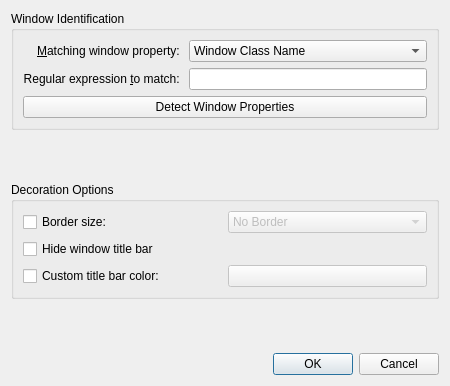
<?xml version="1.0" encoding="UTF-8"?>
<ui version="4.0">
 <class>BreezewayExceptionDialog</class>
 <widget class="QDialog" name="BreezewayExceptionDialog">
  <property name="geometry">
   <rect>
    <x>0</x>
    <y>0</y>
    <width>450</width>
    <height>386</height>
   </rect>
  </property>
  <property name="windowTitle">
   <string>Dialog</string>
  </property>
  <layout class="QVBoxLayout" name="verticalLayout">
   <property name="spacing">
    <number>6</number>
   </property>
   <item alignment="Qt::AlignTop">
    <widget class="QGroupBox" name="groupBox">
     <property name="title">
      <string>Window Identification</string>
     </property>
     <layout class="QGridLayout" name="gridLayout_2">
      <item row="0" column="0">
       <widget class="QLabel" name="label">
        <property name="text">
         <string>&amp;Matching window property: </string>
        </property>
        <property name="alignment">
         <set>Qt::AlignRight|Qt::AlignTrailing|Qt::AlignVCenter</set>
        </property>
        <property name="buddy">
         <cstring>exceptionType</cstring>
        </property>
       </widget>
      </item>
      <item row="1" column="0">
       <widget class="QLabel" name="label_2">
        <property name="text">
         <string>Regular expression &amp;to match: </string>
        </property>
        <property name="alignment">
         <set>Qt::AlignRight|Qt::AlignTrailing|Qt::AlignVCenter</set>
        </property>
        <property name="buddy">
         <cstring>exceptionEditor</cstring>
        </property>
       </widget>
      </item>
      <item row="1" column="1" colspan="2">
       <widget class="QLineEdit" name="exceptionEditor">
        <property name="showClearButton" stdset="0">
         <bool>true</bool>
        </property>
       </widget>
      </item>
      <item row="0" column="1" colspan="2">
       <widget class="QComboBox" name="exceptionType">
        <item>
         <property name="text">
          <string>Window Class Name</string>
         </property>
        </item>
        <item>
         <property name="text">
          <string>Window Title</string>
         </property>
        </item>
       </widget>
      </item>
      <item row="2" column="0" colspan="3">
       <widget class="QPushButton" name="detectDialogButton">
        <property name="text">
         <string>Detect Window Properties</string>
        </property>
       </widget>
      </item>
     </layout>
    </widget>
   </item>
   <item alignment="Qt::AlignTop">
    <widget class="QGroupBox" name="groupBox_2">
     <property name="title">
      <string>Decoration Options</string>
     </property>
     <layout class="QGridLayout" name="gridLayout_3">
      <item row="4" column="0">
       <widget class="QCheckBox" name="customColorBoxEx">
        <property name="locale">
         <locale language="English" country="Germany"/>
        </property>
        <property name="text">
         <string>Custom title bar color:</string>
        </property>
       </widget>
      </item>
      <item row="0" column="1">
       <widget class="QComboBox" name="borderSizeComboBox">
        <property name="enabled">
         <bool>false</bool>
        </property>
        <item>
         <property name="text">
          <string comment="@item:inlistbox Border size:">No Border</string>
         </property>
        </item>
        <item>
         <property name="text">
          <string comment="@item:inlistbox Border size:">No Side Borders</string>
         </property>
        </item>
        <item>
         <property name="text">
          <string comment="@item:inlistbox Border size:">Tiny</string>
         </property>
        </item>
        <item>
         <property name="text">
          <string comment="@item:inlistbox Border size:">Normal</string>
         </property>
        </item>
        <item>
         <property name="text">
          <string comment="@item:inlistbox Border size:">Large</string>
         </property>
        </item>
        <item>
         <property name="text">
          <string comment="@item:inlistbox Border size:">Very Large</string>
         </property>
        </item>
        <item>
         <property name="text">
          <string comment="@item:inlistbox Border size:">Huge</string>
         </property>
        </item>
        <item>
         <property name="text">
          <string comment="@item:inlistbox Border size:">Very Huge</string>
         </property>
        </item>
        <item>
         <property name="text">
          <string comment="@item:inlistbox Border size:">Oversized</string>
         </property>
        </item>
       </widget>
      </item>
      <item row="0" column="0">
       <widget class="QCheckBox" name="borderSizeCheckBox">
        <property name="text">
         <string>Border size:</string>
        </property>
       </widget>
      </item>
      <item row="2" column="0" colspan="2">
       <widget class="QCheckBox" name="hideTitleBar">
        <property name="text">
         <string>Hide window title bar</string>
        </property>
       </widget>
      </item>
      <item row="4" column="1">
       <widget class="KColorButton" name="customColorSelectEx">
        <property name="enabled">
         <bool>false</bool>
        </property>
       </widget>
      </item>
     </layout>
    </widget>
   </item>
   <item>
    <widget class="QDialogButtonBox" name="buttonBox">
     <property name="orientation">
      <enum>Qt::Horizontal</enum>
     </property>
     <property name="standardButtons">
      <set>QDialogButtonBox::Cancel|QDialogButtonBox::Ok</set>
     </property>
    </widget>
   </item>
  </layout>
 </widget>
 <customwidgets>
  <customwidget>
   <class>KColorButton</class>
   <extends>QPushButton</extends>
   <header>kcolorbutton.h</header>
  </customwidget>
 </customwidgets>
 <resources/>
 <connections>
  <connection>
   <sender>buttonBox</sender>
   <signal>accepted()</signal>
   <receiver>BreezewayExceptionDialog</receiver>
   <slot>accept()</slot>
   <hints>
    <hint type="sourcelabel">
     <x>252</x>
     <y>342</y>
    </hint>
    <hint type="destinationlabel">
     <x>157</x>
     <y>274</y>
    </hint>
   </hints>
  </connection>
  <connection>
   <sender>buttonBox</sender>
   <signal>rejected()</signal>
   <receiver>BreezewayExceptionDialog</receiver>
   <slot>reject()</slot>
   <hints>
    <hint type="sourcelabel">
     <x>320</x>
     <y>342</y>
    </hint>
    <hint type="destinationlabel">
     <x>286</x>
     <y>274</y>
    </hint>
   </hints>
  </connection>
  <connection>
   <sender>borderSizeCheckBox</sender>
   <signal>toggled(bool)</signal>
   <receiver>borderSizeComboBox</receiver>
   <slot>setEnabled(bool)</slot>
   <hints>
    <hint type="sourcelabel">
     <x>125</x>
     <y>162</y>
    </hint>
    <hint type="destinationlabel">
     <x>316</x>
     <y>163</y>
    </hint>
   </hints>
  </connection>
  <connection>
   <sender>customColorBoxEx</sender>
   <signal>toggled(bool)</signal>
   <receiver>customColorSelectEx</receiver>
   <slot>setEnabled(bool)</slot>
   <hints>
    <hint type="sourcelabel">
     <x>117</x>
     <y>306</y>
    </hint>
    <hint type="destinationlabel">
     <x>331</x>
     <y>307</y>
    </hint>
   </hints>
  </connection>
 </connections>
</ui>
